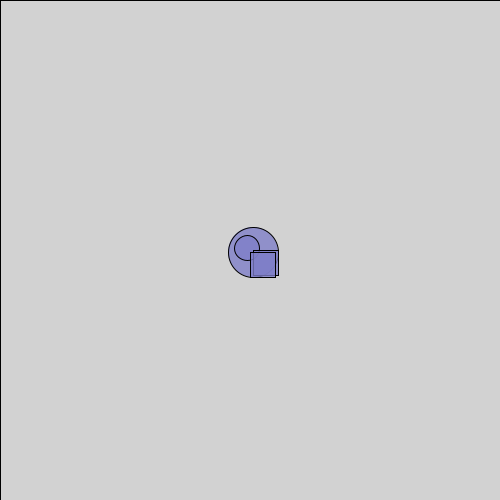
Frame 1 (no input)
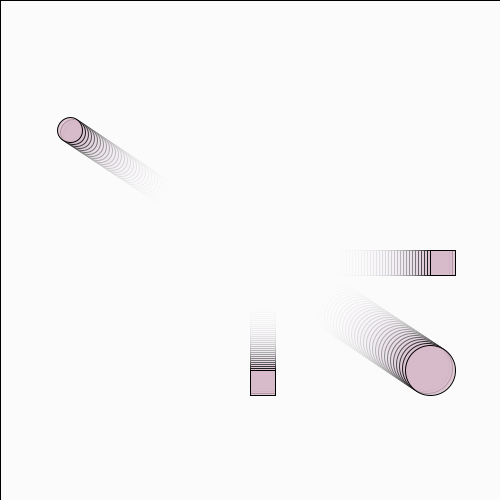
Frame 60 (the mouse pressed at the canvas centre just before this capture)
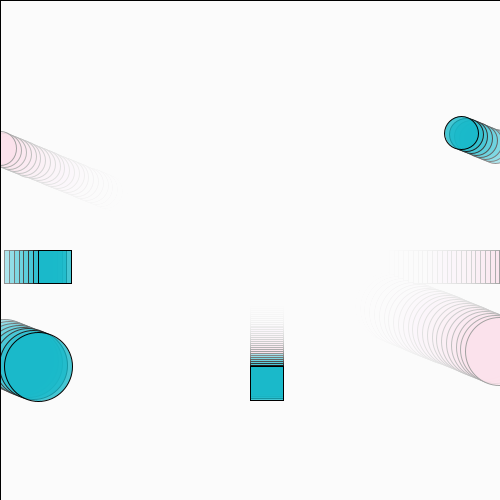
Frame 120 (the mouse held since frame 60 and released just before this capture)

The Processing sketch that drew these frames (run headless with seeded random() and noise(); from frame 60 on, the mouse is pressed at the canvas centre):

// Processing sketch: part_2
// ── part_2.pde
// Quiz Part 2: Moving Shapes Pattern - SOLUTION

float x;
float y;
float xspeed;
float yspeed;
float size1;
float size2;

void setup() {
  size(500, 500);  // 1 points
  
  // Correct initialization (1 points)
  x = width/2;
  y = height/2;
  xspeed = 3;  // Any number between 1-5 is acceptable
  yspeed = 2;  // Any number between 1-5 is acceptable
  size1 = 50;
  size2 = 25;
}

void draw() {
  // Correct background effect (1 points)
  fill(255, 30);
  rect(0, 0, width, height);
  
  // Position updates (2 points)
  x = x + xspeed;
  y = y + yspeed;
  x = x % width;
  y = y % height;
  
  // Color implementation (1 points)
  fill(x/2, y/2, 200, 200);
  
  circle(x, y, size1);
  circle(width-x, height-y, size2);
  square(x, height/2, size2);
  square(width/2, y, size2);
}

void mousePressed() {
  // Correct mouse interaction (4 points)
  x = mouseX;
  y = mouseY;
  size1 = random(10, 100);
  size2 = random(10, 100);
  xspeed = random(1, 5); 
  yspeed = random(1, 5); 
}
